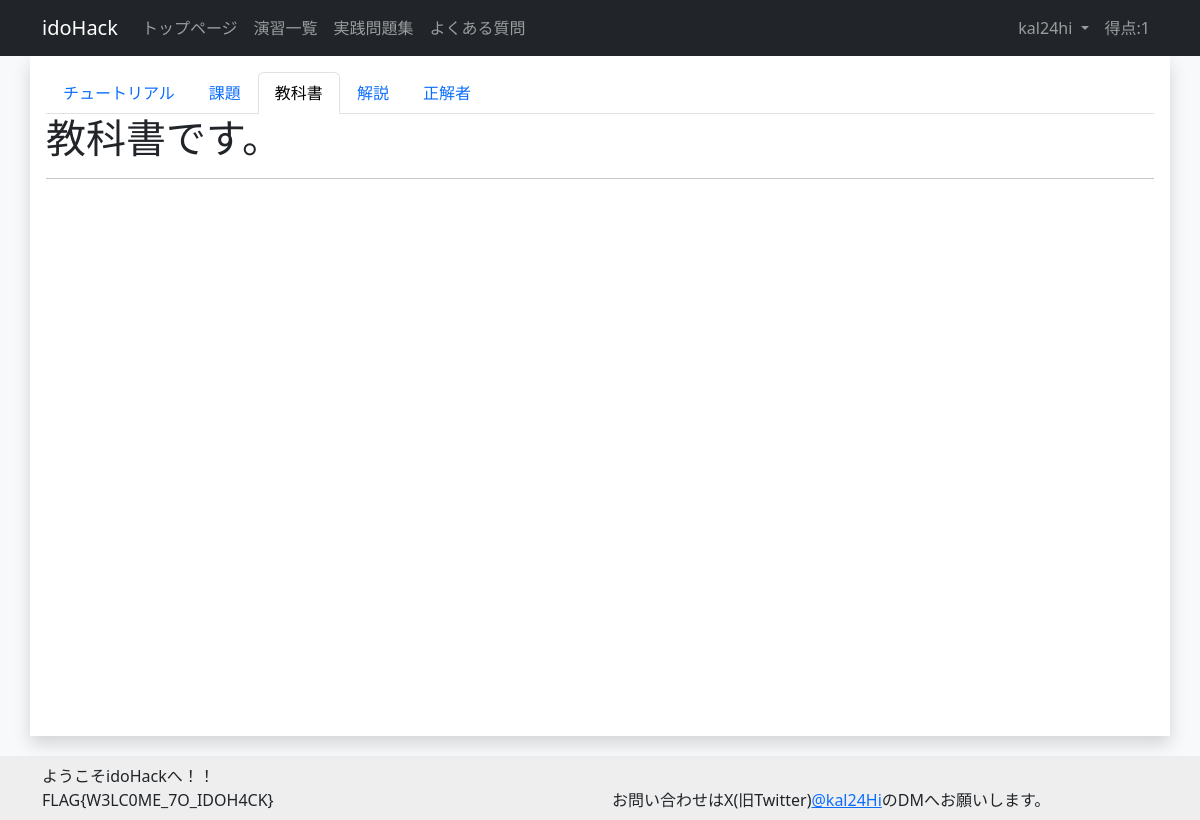
The page /exercise/1/textbook/ (signed in) on the database its author committed.
### account/models.py (models this page shows)
class CustomUser(AbstractUser):
    total_score = models.IntegerField(default=0, verbose_name="総得点") # ユーザの総得点
    biography = models.TextField(max_length=500, blank=True, verbose_name="自己紹介") # ユーザの自己紹介
    twitter_url = models.URLField(max_length=200, blank=True, verbose_name="TwitterURL") # ユーザのTwitterのURL
    github_url = models.URLField(max_length=200, blank=True, verbose_name="GitHubURL") # ユーザのGitHubのURL
    linkedin_url = models.URLField(max_length=200, blank=True, verbose_name="LinkedInURL") # ユーザのLinkedInのURL
    country = models.CharField(max_length=100, blank=True, verbose_name="国籍") # ユーザの国籍
    occupation = models.CharField(max_length=50, verbose_name="職業", choices=(('Student', '学生'),
                                          ('teacher', '教員'),
                                          ('SecurityEngineer', 'セキュリティエンジニア'),
                                          ('IT', 'IT職'),
                                          ('other', 'その他')))
    is_active = models.BooleanField(default=True, verbose_name="アクティブユーザ") # ユーザがアクティブかどうか
    is_staff = models.BooleanField(default=False, verbose_name="スタッフユーザ") # ユーザがスタッフかどうか
    is_writer = models.BooleanField(default=False, verbose_name="作問ユーザ") # ユーザが作問者かどうか

### challenge/models.py (models this page shows, shortened)
class ExerciseModel(models.Model):
    category = models.ForeignKey(CategoryModel, on_delete=models.SET_NULL, null=True, verbose_name="カテゴリ") # カテゴリ
    exercise_number = models.IntegerField(default=0, verbose_name="番号") # 演習の番号
    exercise_title = models.CharField(max_length=100, default="", verbose_name="タイトル") # 演習のタイトル
    summary = models.TextField(blank=True, default="", verbose_name="概要") # 演習の概要
    exercise_discription = MDTextField(default="", verbose_name="説明") # 演習の説明
    visible = models.BooleanField(default=False, verbose_name="一般ユーザへの公開") # 演習が公開されているかどうか
    textbook = MDTextField(blank=True, verbose_name="教科書") # 教科書のURL
    explanation = MDTextField(blank=True, verbose_name="解説") # 解説のURL
    created_at = models.DateTimeField(auto_now_add=True, verbose_name="作成日時") # 課題の作成日時
    updated_at = models.DateTimeField(auto_now=True, verbose_name="作成日時") # 課題の更新日時
    class Meta:
        verbose_name = 'Exercise'

### challenge/views.py (the view)
# urls.py: path('exercise/<int:pk>/textbook/', views.TextbookView.as_view(), name='textbook'),
class TextbookView(LoginRequiredMixin, DetailView):
    model = ExerciseModel
    template_name = 'challenge/textbook.html'
    context_object_name = 'exercise_detail'

### challenge/templatetags/markdown_extras.py (called while the page is built)
@register.filter()
@stringfilter
def markdown(value):
    return md.markdown(value, extensions=['markdown.extensions.fenced_code'])

### templates/challenge/textbook.html
{% extends "base.html" %}
{% load markdown_extras%}
{% block content %}
<ul class="nav nav-tabs">
  <li class="nav-item">
    <a class="nav-link" aria-current="page" href="{%url 'exercise_detail' exercise_detail.id%}">{{exercise_detail.exercise_title}}</a>
  </li>
  <li class="nav-item">
    <a class="nav-link" aria-current="page" href="{%url 'challenge_list' exercise_detail.id%}">課題</a>
  </li>
  {% if exercise_detail.exercise_title != "実戦問題集"%}
  <li class="nav-item">
    <a class="nav-link active" aria-current="page" href="{%url 'textbook' exercise_detail.id%}">教科書</a>
  </li>
  <li class="nav-item">
    <a class="nav-link" aria-current="page" href="{%url 'explanation' exercise_detail.id%}">解説</a>
  </li>
  {% endif %}
  <li class="nav-item">
    <a class="nav-link " aria-current="page" href="{%url 'submit' exercise_detail.id%}">正解者</a>
  </li>
</ul>
<div id="md">{{exercise_detail.textbook|markdown|safe}}</div>
{% endblock %}

### templates/base.html (shortened to what this page needs)
{% load static %}
<!DOCTYPE html>
<html style="height: 100%;">
<head>
    <link href="{% static 'mdeditor/css/editormd.min.css' %}" rel="stylesheet">
    <link href="{% static 'mdeditor/css/editormd.preview.css' %}" rel="stylesheet">
    <link href="https://cdn.jsdelivr.net/npm/bootstrap@5.3.0/dist/css/bootstrap.min.css" rel="stylesheet"
>
</head>
<body class="bg-light" style="height: 100%;">
<nav class="navbar navbar-expand-lg navbar-dark bg-dark sticky-top">
  <div class="container">
    <a class="navbar-brand " href="#">idoHack</a>
      <div class="collapse navbar-collapse" id="navbarNavDropdown">
        <ul class="navbar-nav me-auto">
          <li class="nav-item">
            <a class="nav-link" href="{%url 'index'%}">トップページ</a>
          </li>
          <li class="nav-item">
            <a class="nav-link" href="{%url 'exercise_list'%}">演習一覧</a>
          </li>
          <li class="nav-item">
            <a class="nav-link" href="{%url 'exercise_detail' 6%}">実践問題集</a>
          </li>
          <li class="nav-item">
            <a class="nav-link" href="{%url 'faq'%}">よくある質問</a>
          </li>
        </ul>
        <ul class="navbar-nav">
        {% if user.is_authenticated %}
        <li class="nav-item dropdown">
          <a class="nav-link dropdown-toggle" href="#" role="button" data-bs-toggle="dropdown" aria-expanded="false">
            {{user.username}}
          </a>
        </li>
        <li class="nav-item">
          <a class="nav-link">得点:{{user.total_score}}</a>
        </li>
        {% endif %}
        </ul>
      </div>
  </div>
</nav>
<body>
<div class="container shadow p-3 bg-white" style="min-height: 85%; position: relative;">
    {% block content %}{% endblock content%}
    <hr>
</div>
<div class="p-2" style="background-color:#EEEEEE; margin-top: 20px; margin-bottom: 10%; width: 100%;">
  <div class="container">
    <div class="row">
      <div class="col-md-6">
        ようこそidoHackへ！！</br>
        FLAG{W3LC0ME_7O_IDOH4CK}</br>
      </div>
      <div class="col-md-6">
        お問い合わせはX(旧Twitter)<a href="https://twitter.com/kal24Hi" target="_blank" rel="noopener noreferrer">@kal24Hi</a>のDMへお願いします。
      </div>
    </div>
  </div>
</div>
</body>

### rows shown on the page
CustomUser: username "kal24hi", total_score "1"
ExerciseModel: exercise_title "チュートリアル", textbook "教科書です。"
